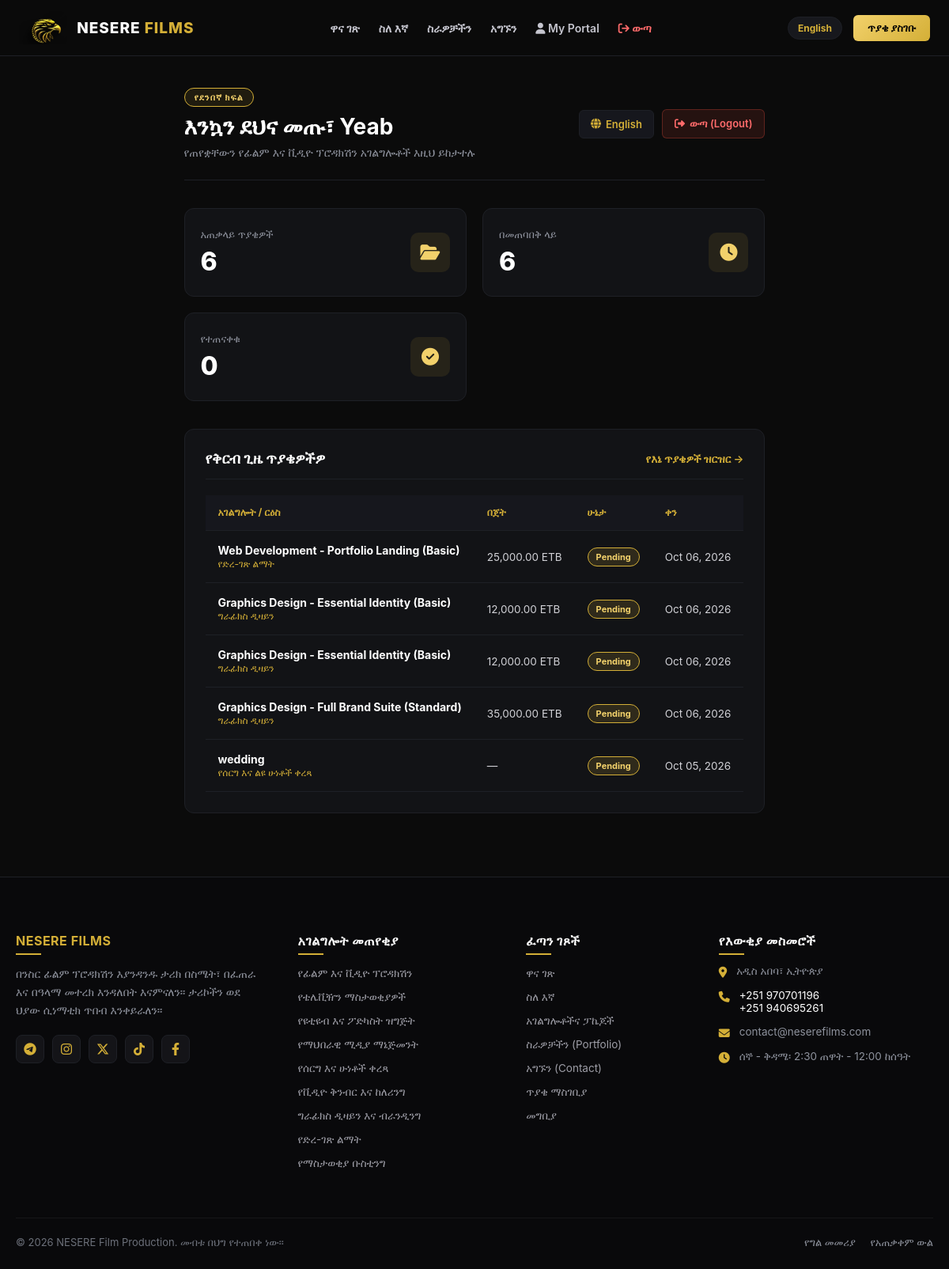
/customer/dashboard.php (signed in), run on the app's committed database.
### tables this page shows
CREATE TABLE `service_requests` (
  `request_id` int(11) NOT NULL,
  `customer_id` int(11) NOT NULL,
  `service_id` int(11) NOT NULL,
  `project_title` varchar(180) NOT NULL,
  `description` text DEFAULT NULL,
  `location` varchar(180) DEFAULT NULL,
  `preferred_date` date DEFAULT NULL,
  `budget` decimal(12,2) DEFAULT NULL,
  `attachment` varchar(255) DEFAULT NULL,
  `status` enum('Pending','Reviewed','Quotation Sent','Approved','In Progress','Completed','Rejected') DEFAULT 'Pending',
  `payment_status` enum('Unpaid','Pending_Verification','Paid') DEFAULT 'Unpaid',
  `payment_method` varchar(50) DEFAULT NULL,
  `payment_slip` varchar(255) DEFAULT NULL,
  `payment_reference` varchar(100) DEFAULT NULL,
  `created_at` timestamp NOT NULL DEFAULT current_timestamp()
);

CREATE TABLE `services` (
  `service_id` int(11) NOT NULL,
  `service_name` varchar(150) NOT NULL,
  `service_name_am` varchar(150) DEFAULT NULL,
  `slug` varchar(150) DEFAULT NULL,
  `short_desc` text DEFAULT NULL,
  `short_desc_am` text DEFAULT NULL,
  `icon_class` varchar(50) DEFAULT 'fa-video',
  `description` text DEFAULT NULL,
  `image` varchar(255) DEFAULT NULL,
  `price` decimal(12,2) DEFAULT 0.00,
  `status` tinyint(4) DEFAULT 1,
  `created_at` timestamp NOT NULL DEFAULT current_timestamp()
);

### config/config.php (called while the page is built, shortened)
<?php
$_dir = basename(dirname($_SERVER['SCRIPT_FILENAME'] ?? ''));
$base = in_array($_dir, ['admin', 'customer'], true) ? '../' : '';
function e($v): string
{
    return htmlspecialchars((string)$v, ENT_QUOTES, 'UTF-8');
}

### customer/dashboard.php (the view, shortened to what this page needs)
<?php
require_once __DIR__ . '/../config/config.php';
$db = db();
$customer_id = (int)($_SESSION['user']['customer_id'] ?? ($_SESSION['user']['user_id'] ?? 0));
$user_name = $_SESSION['user']['full_name'] ?? 'Customer';
$current_lang = $_SESSION['lang'] ?? 'am';
$total_requests = 0;
$completed_requests = 0;
$pending_requests = 0;
$recent_requests = [];
try {
    $st = $db->prepare("SELECT COUNT(*) FROM service_requests WHERE customer_id = ?");
    $st->execute([$customer_id]);
    $total_requests = (int)$st->fetchColumn();
    $st = $db->prepare("SELECT COUNT(*) FROM service_requests WHERE customer_id = ? AND status = 'Completed'");
    $st->execute([$customer_id]);
    $completed_requests = (int)$st->fetchColumn();
    $st = $db->prepare("SELECT COUNT(*) FROM service_requests WHERE customer_id = ? AND status = 'Pending'");
    $st->execute([$customer_id]);
    $pending_requests = (int)$st->fetchColumn();
    $st = $db->prepare("
        SELECT r.*, s.service_name, s.service_name_am
        FROM service_requests r
        LEFT JOIN services s ON r.service_id = s.service_id
        WHERE r.customer_id = ?
        ORDER BY r.created_at DESC LIMIT 5
    ");
    $st->execute([$customer_id]);
    $recent_requests = $st->fetchAll();
} catch (Exception $e) {
}
$lang_dict = [
    'am' => [
        'page_title'     => 'የደንበኛ ዳሽቦርድ | ንስር ፊልም ፕሮዳክሽን',
        'badge'          => 'የደንበኛ ክፍል',
        'welcome'        => 'እንኳን ደህና መጡ፣ ' . e($user_name),
        'sub'            => 'የጠየቋቸውን የፊልም እና ቪዲዮ ፕሮዳክሽን አገልግሎቶች እዚህ ይከታተሉ',
        'stat_total'     => 'አጠቃላይ ጥያቄዎች',
        'stat_pending'   => 'በመጠባበቅ ላይ',
        'stat_completed' => 'የተጠናቀቁ',
        'btn_request'    => '+ አዲስ አገልግሎት',
        'btn_my_requests'=> 'የእኔ ጥያቄዎች ዝርዝር',
        'recent_title'   => 'የቅርብ ጊዜ ጥያቄዎችዎ',
        'col_service'    => 'አገልግሎት / ርዕስ',
        'col_budget'     => 'በጀት',
        'col_status'     => 'ሁኔታ',
        'col_date'       => 'ቀን',
        'no_requests'    => 'እስካሁን ምንም የጠየቁት አገልግሎት የለም።',
        'btn_logout'     => 'ውጣ (Logout)',
        'confirm_logout' => 'ከሲስተሙ መውጣት ይፈልጋሉ?',
        'lang_toggle'    => 'English'
    ],
    'en' => [
        'page_title'     => 'Customer Dashboard | Nesere Film Production',
        'badge'          => 'CUSTOMER AREA',
        'welcome'        => 'Welcome, ' . e($user_name),
        'sub'            => 'Track and manage your video production and creative service inquiries',
        'stat_total'     => 'Total Requests',
        'stat_pending'   => 'Pending Review',
        'stat_completed' => 'Completed',
        'btn_request'    => '+ Request Service',
        'btn_my_requests'=> 'View My Requests',
        'recent_title'   => 'Your Recent Inquiries',
        'col_service'    => 'Service / Project',
        'col_budget'     => 'Budget',
        'col_status'     => 'Status',
        'col_date'       => 'Date',
        'no_requests'    => 'You have not submitted any service requests yet.',
        'btn_logout'     => 'Logout',
        'confirm_logout' => 'Are you sure you want to log out?',
        'lang_toggle'    => 'አማርኛ'
    ]
];
$str = $lang_dict[$current_lang];
if (file_exists(__DIR__ . '/../includes/header.php')) {
    require_once __DIR__ . '/../includes/header.php';
}
?>
<!DOCTYPE html>
<html lang="<?= $current_lang ?>">
<head>
    <link rel="stylesheet" href="https://cdnjs.cloudflare.com/ajax/libs/font-awesome/6.4.0/css/all.min.css">
</head>
<body>
<div class="cust-container">
    <div class="cust-header">
        <div>
            <span class="cust-badge"><?= e($str['badge']) ?></span>
            <h1><?= e($str['welcome']) ?></h1>
            <p><?= e($str['sub']) ?></p>
        </div>
        <div class="cust-top-actions">
            <a href="dashboard.php?lang=<?= ($current_lang === 'am') ? 'en' : 'am' ?>" class="btn-lang">
                <i class="fa fa-globe"></i> <?= e($str['lang_toggle']) ?>
            </a>
            <a href="../logout.php" class="btn-logout-action" onclick="return confirm('<?= e($str['confirm_logout']) ?>');">
                <i class="fa fa-sign-out-alt"></i> <?= e($str['btn_logout']) ?>
            </a>
        </div>
    </div>
    <div class="cust-stats-grid">
        <div class="cust-stat-card">
            <div class="cust-stat-info">
                <span><?= e($str['stat_total']) ?></span>
                <h2><?= $total_requests ?></h2>
            </div>
            <div class="cust-stat-icon"><i class="fa fa-folder-open"></i></div>
        </div>
        <div class="cust-stat-card">
            <div class="cust-stat-info">
                <span><?= e($str['stat_pending']) ?></span>
                <h2><?= $pending_requests ?></h2>
            </div>
            <div class="cust-stat-icon"><i class="fa fa-clock"></i></div>
        </div>
        <div class="cust-stat-card">
            <div class="cust-stat-info">
                <span><?= e($str['stat_completed']) ?></span>
                <h2><?= $completed_requests ?></h2>
            </div>
            <div class="cust-stat-icon"><i class="fa fa-check-circle"></i></div>
        </div>
    </div>
    <div class="cust-table-card">
        <div class="cust-table-header">
            <h2><?= e($str['recent_title']) ?></h2>
            <a href="requests.php"><?= e($str['btn_my_requests']) ?> →</a>
        </div>
        <table class="cust-table">
            <thead>
                <tr>
                    <th><?= e($str['col_service']) ?></th>
                    <th><?= e($str['col_budget']) ?></th>
                    <th><?= e($str['col_status']) ?></th>
                    <th><?= e($str['col_date']) ?></th>
                </tr>
            </thead>
            <tbody>
                <?php if (!empty($recent_requests)): ?>
                    <?php foreach ($recent_requests as $row): ?>
                        <?php
                            $srv = ($current_lang === 'am' && !empty($row['service_name_am']))
                                ? $row['service_name_am']
                                : ($row['service_name'] ?? 'Production Service');
                        ?>
                        <tr>
                            <td>
                                <strong style="color: #fff; font-size: 14px;"><?= e($row['project_title'] ?: 'Untitled Project') ?></strong><br>
                                <span style="font-size: 12px; color: var(--gold);"><?= e($srv) ?></span>
                            </td>
                            <td><?= !empty($row['budget']) ? number_format((float)$row['budget'], 2) . ' ETB' : '—' ?></td>
                            <td>
                                <span class="badge-status"><?= e($row['status'] ?? 'Pending') ?></span>
                            </td>
                            <td><?= !empty($row['created_at']) ? date('M d, Y', strtotime($row['created_at'])) : '—' ?></td>
                        </tr>
                    <?php endforeach; ?>
                <?php endif; ?>
            </tbody>
        </table>
    </div>
</div>
<?php
if (file_exists(__DIR__ . '/../includes/footer.php')) {
    require_once __DIR__ . '/../includes/footer.php';
}
?>
</body>
</html>

### includes/footer.php (shortened to what this page needs)
<?php
$current_lang = $_SESSION['lang'] ?? 'am';
$base = $base ?? './';
$footer_services = [
    ['id' => 1, 'en' => 'Film & Video Production',     'am' => 'የፊልም እና ቪዲዮ ፕሮዳክሽን'],
    ['id' => 2, 'en' => 'TV Commercials',             'am' => 'የቴሌቪዥን ማስታወቂያዎች'],
    ['id' => 3, 'en' => 'YouTube & Podcast',           'am' => 'የዩቲዩብ እና ፖድካስት ዝግጅት'],
    ['id' => 4, 'en' => 'Social Media Management',     'am' => 'የማህበራዊ ሚዲያ ማኔጅመንት'],
    ['id' => 5, 'en' => 'Wedding & Event Coverage',    'am' => 'የሰርግ እና ሁነቶች ቀረጻ'],
    ['id' => 6, 'en' => 'Post Production & Editing',   'am' => 'የቪዲዮ ቅንብር እና ከለሪንግ'],
    ['id' => 7, 'en' => 'Graphics Design',             'am' => 'ግራፊክስ ዲዛይን እና ብራንዲንግ'],
    ['id' => 8, 'en' => 'Web Development',             'am' => 'የድረ-ገጽ ልማት'],
    ['id' => 9, 'en' => 'Advertisement & Boosting',    'am' => 'የማስታወቂያ ቡስቲንግ']
];
$f_str = [
    'am' => [
        'bio'          => 'በንስር ፊልም ፕሮዳክሽን እያንዳንዱ ታሪክ በስሜት፣ በፈጠራ እና በዓላማ መተረክ እንዳለበት እናምናለን። ታሪኮችን ወደ ህያው ሲነማቲክ ጥበብ እንቀይራለን።',
        'srv_title'    => 'አገልግሎት መጠየቂያ',
        'quick_title'  => 'ፈጣን ገጾች',
        'home'         => 'ዋና ገጽ',
        'about'        => 'ስለ እኛ',
        'services'     => 'አገልግሎቶችና ፓኬጆች',
        'portfolio'    => 'ስራዎቻችን (Portfolio)',
        'contact'      => 'አግኙን (Contact)',
        'request'      => 'ጥያቄ ማስገቢያ',
        'login'        => 'መግቢያ',
        'contact_title'=> 'የእውቂያ መስመሮች',
        'address'      => 'አዲስ አበባ፣ ኢትዮጵያ',
        'hours'        => 'ሰኞ - ቅዳሜ፡ 2:30 ጠዋት - 12:00 ከሰዓት',
        'rights'       => 'መብቱ በህግ የተጠበቀ ነው።',
        'privacy'      => 'የግል መመሪያ',
        'terms'        => 'የአጠቃቀም ውል'
    ],
    'en' => [
        'bio'          => 'At Nesere Film Production, we believe every story deserves to be told with emotion, creativity, and purpose. Transforming vision beyond the screen.',
        'srv_title'    => 'Request a Service',
        'quick_title'  => 'Quick Links',
        'home'         => 'Home',
        'about'        => 'About Us',
        'services'     => 'Services & Packages',
        'portfolio'    => 'Our Portfolio',
        'contact'      => 'Contact Us',
        'request'      => 'Request Service',
        'login'        => 'Login',
        'contact_title'=> 'Direct Lines',
        'address'      => 'Addis Ababa, Ethiopia',
        'hours'        => 'Mon - Sat: 8:30 AM - 6:00 PM',
        'rights'       => 'All Rights Reserved.',
        'privacy'      => 'Privacy Policy',
        'terms'        => 'Terms of Service'
    ]
][$current_lang];
?>
<footer class="site-footer">
    <div class="footer-container">
        <div class="footer-col">
            <h4 style="color: var(--nesere-gold, #D4AF37);">NESERE FILMS</h4>
            <p><?= htmlspecialchars($f_str['bio']) ?></p>
            <div class="footer-socials">
                <a href="https://t.me/neserefilmproduction" target="_blank" class="footer-social-btn" title="Telegram">
                    <i class="fa-brands fa-telegram"></i>
                </a>
                <a href="https://instagram.com/neserefilmproduction" target="_blank" class="footer-social-btn" title="Instagram">
                    <i class="fa-brands fa-instagram"></i>
                </a>
                <a href="https://x.com/neserefilmproduction" target="_blank" class="footer-social-btn" title="X (Twitter)">
                    <i class="fa-brands fa-x-twitter"></i>
                </a>
                <a href="https://tiktok.com/@neserefilmproduction" target="_blank" class="footer-social-btn" title="TikTok">
                    <i class="fa-brands fa-tiktok"></i>
                </a>
                <a href="https://facebook.com/NesereFilmProduction" target="_blank" class="footer-social-btn" title="Facebook">
                    <i class="fa-brands fa-facebook-f"></i>
                </a>
            </div>
        </div>
        <div class="footer-col">
            <h4><?= htmlspecialchars($f_str['srv_title']) ?></h4>
            <ul class="footer-services-list">
                <?php foreach ($footer_services as $s): ?>
                    <li>
                        <a href="<?= $base ?>service_request.php?service_id=<?= (int)$s['id'] ?>">
                            <?= htmlspecialchars($current_lang === 'am' ? $s['am'] : $s['en']) ?>
                        </a>
                    </li>
                <?php endforeach; ?>
            </ul>
        </div>
        <div class="footer-col">
            <h4><?= htmlspecialchars($f_str['quick_title']) ?></h4>
            <ul class="footer-nav-links">
                <li><a href="<?= $base ?>index.php"><?= htmlspecialchars($f_str['home']) ?></a></li>
                <li><a href="<?= $base ?>about.php"><?= htmlspecialchars($f_str['about']) ?></a></li>
                <li><a href="<?= $base ?>services.php"><?= htmlspecialchars($f_str['services']) ?></a></li>
                <li><a href="<?= $base ?>portfolio.php"><?= htmlspecialchars($f_str['portfolio']) ?></a></li>
                <li><a href="<?= $base ?>contact.php"><?= htmlspecialchars($f_str['contact']) ?></a></li>
                <li><a href="<?= $base ?>service_request.php"><?= htmlspecialchars($f_str['request']) ?></a></li>
                <li><a href="<?= $base ?>login.php"><?= htmlspecialchars($f_str['login']) ?></a></li>
            </ul>
        </div>
        <div class="footer-col">
            <h4><?= htmlspecialchars($f_str['contact_title']) ?></h4>
            <div class="footer-contact-item">
                <i class="fa fa-location-dot"></i>
                <span><?= htmlspecialchars($f_str['address']) ?></span>
            </div>
            <div class="footer-contact-item">
                <i class="fa fa-phone"></i>
                <span>
                    <a href="tel:+251970701196">+251 970701196</a><br>
                    <a href="tel:+251940695261">+251 940695261</a>
                </span>
            </div>
            <div class="footer-contact-item">
                <i class="fa fa-envelope"></i>
                <span>contact@neserefilms.com</span>
            </div>
            <div class="footer-contact-item">
                <i class="fa fa-clock"></i>
                <span><?= htmlspecialchars($f_str['hours']) ?></span>
            </div>
        </div>
    </div>
    <div class="footer-bottom">
        <div>
            &copy; <?= date('Y') ?> NESERE Film Production. <?= htmlspecialchars($f_str['rights']) ?>
        </div>
        <div>
            <a href="<?= $base ?>privacy.php"><?= htmlspecialchars($f_str['privacy']) ?></a>
            <a href="<?= $base ?>terms.php"><?= htmlspecialchars($f_str['terms']) ?></a>
        </div>
    </div>
</footer>
</body>
</html>

### data on the page
service_requests: project_title "Web Development - Portfolio Landing (Basic)", service.service_name_am "የድረ-ገጽ ልማት", budget "25,000.00", status "Pending", created_at "Oct 06, 2026"
service_requests: project_title "Graphics Design - Essential Identity (Basic)", service.service_name_am "ግራፊክስ ዲዛይን", budget "12,000.00", status "Pending", created_at "Oct 06, 2026"
service_requests: project_title "Graphics Design - Essential Identity (Basic)", service.service_name_am "ግራፊክስ ዲዛይን", budget "12,000.00", status "Pending", created_at "Oct 06, 2026"
service_requests: project_title "Graphics Design - Full Brand Suite (Standard)", service.service_name_am "ግራፊክስ ዲዛይን", budget "35,000.00", status "Pending", created_at "Oct 06, 2026"
service_requests: project_title "wedding", service.service_name_am "የሰርግ እና ልዩ ሁነቶች ቀረጻ", status "Pending", created_at "Oct 05, 2026", en "የሰርግ እና ሁነቶች ቀረጻ"

### other printed values
$str['badge'] "የደንበኛ ክፍል"
$str['welcome'] "እንኳን ደህና መጡ፣ Yeab"
$str['sub'] "የጠየቋቸውን የፊልም እና ቪዲዮ ፕሮዳክሽን አገልግሎቶች እዚህ ይከታተሉ"
$str['lang_toggle'] "English"
$str['btn_logout'] "ውጣ (Logout)"
$str['stat_total'] "አጠቃላይ ጥያቄዎች"
$total_requests "6"
$str['stat_pending'] "በመጠባበቅ ላይ"
$pending_requests "6"
$str['stat_completed'] "የተጠናቀቁ"
$completed_requests "0"
$str['recent_title'] "የቅርብ ጊዜ ጥያቄዎችዎ"
$str['btn_my_requests'] "የእኔ ጥያቄዎች ዝርዝር"
$str['col_service'] "አገልግሎት / ርዕስ"
$str['col_budget'] "በጀት"
